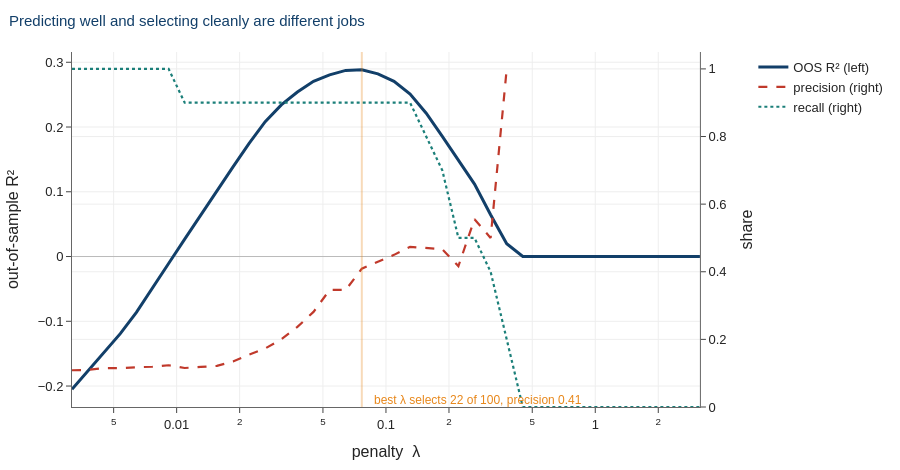

This figure's notebook cell:
### Markdown cell above
---
## 3. What does the lasso actually select?

The claim that "regularisation performs feature selection" is repeated everywhere.
Let us test it, using the fact that we know the answer.

For each penalty we record three things:

- **out-of-sample $R^2$** — how well it predicts;
- **precision** — of the variables it selected, what share are genuinely non-zero;
- **recall** — of the genuinely non-zero variables, what share did it find.

### Code cell
sweep = sweep_penalty(sample, model="lasso")
plot_precision_recall(sweep, n_features=100,
                      title="Predicting well and selecting cleanly are different jobs")

### Figure 1 — Plotly figure (JSON) as saved in the notebook; plotly's stock layout.template omitted (floating-point values rounded to 4 significant figures)
{"data": [{"line": {"color": "#123F69", "width": 3}, "mode": "lines", "name": "OOS R² (left)", "type": "scatter", "x": [0.003162, 0.003775, 0.004507, 0.00538, 0.006422, 0.007667, 0.009152, 0.01093, 0.01304, 0.01557, 0.01859, 0.02219, 0.02649, 0.03162, 0.03775, 0.04507, 0.0538, 0.06422, 0.07667, 0.09152, 0.1093, 0.1304, 0.1557, 0.1859, 0.2219, 0.2649, 0.3162, 0.3775, 0.4507, 0.538, 0.6422, 0.7667, 0.9152, 1.093, 1.304, 1.557, 1.859, 2.219, 2.649, 3.162], "xaxis": "x", "y": [-0.205, -0.1763, -0.1483, -0.1191, -0.08628, -0.04949, -0.01073, 0.02684, 0.06432, 0.1013, 0.1385, 0.1746, 0.2084, 0.2342, 0.2541, 0.2707, 0.2806, 0.2875, 0.2885, 0.2821, 0.2705, 0.251, 0.2214, 0.1857, 0.1494, 0.1119, 0.06454, 0.01991, 0.0, 0.0, 0.0, 0.0, 0.0, 0.0, 0.0, 0.0, 0.0, 0.0, 0.0, 0.0], "yaxis": "y"}, {"line": {"color": "#C0392B", "dash": "dash", "width": 2.2}, "mode": "lines", "name": "precision (right)", "type": "scatter", "x": [0.003162, 0.003775, 0.004507, 0.00538, 0.006422, 0.007667, 0.009152, 0.01093, 0.01304, 0.01557, 0.01859, 0.02219, 0.02649, 0.03162, 0.03775, 0.04507, 0.0538, 0.06422, 0.07667, 0.09152, 0.1093, 0.1304, 0.1557, 0.1859, 0.2219, 0.2649, 0.3162, 0.3775, 0.4507, 0.538, 0.6422, 0.7667, 0.9152, 1.093, 1.304, 1.557, 1.859, 2.219, 2.649, 3.162], "xaxis": "x", "y": [0.1087, 0.1099, 0.1149, 0.1149, 0.1176, 0.119, 0.1235, 0.1154, 0.1184, 0.1216, 0.1343, 0.1552, 0.1731, 0.2, 0.2368, 0.2812, 0.3462, 0.3462, 0.4091, 0.4286, 0.45, 0.4737, 0.4706, 0.4667, 0.4167, 0.5556, 0.5, 1.0, NaN, NaN, NaN, NaN, NaN, NaN, NaN, NaN, NaN, NaN, NaN, NaN], "yaxis": "y2"}, {"line": {"color": "#1B7F79", "dash": "dot", "width": 2.2}, "mode": "lines", "name": "recall (right)", "type": "scatter", "x": [0.003162, 0.003775, 0.004507, 0.00538, 0.006422, 0.007667, 0.009152, 0.01093, 0.01304, 0.01557, 0.01859, 0.02219, 0.02649, 0.03162, 0.03775, 0.04507, 0.0538, 0.06422, 0.07667, 0.09152, 0.1093, 0.1304, 0.1557, 0.1859, 0.2219, 0.2649, 0.3162, 0.3775, 0.4507, 0.538, 0.6422, 0.7667, 0.9152, 1.093, 1.304, 1.557, 1.859, 2.219, 2.649, 3.162], "xaxis": "x", "y": [1.0, 1.0, 1.0, 1.0, 1.0, 1.0, 1.0, 0.9, 0.9, 0.9, 0.9, 0.9, 0.9, 0.9, 0.9, 0.9, 0.9, 0.9, 0.9, 0.9, 0.9, 0.9, 0.8, 0.7, 0.5, 0.5, 0.4, 0.2, 0.0, 0.0, 0.0, 0.0, 0.0, 0.0, 0.0, 0.0, 0.0, 0.0, 0.0, 0.0], "yaxis": "y2"}], "layout": {"annotations": [{"font": {"color": "#E8871A", "size": 12}, "showarrow": false, "text": "best λ selects 22 of 100, precision 0.41", "x": -1.115, "xanchor": "left", "xshift": 10, "y": 0.02, "yref": "y2"}], "font": {"family": "Helvetica, Arial, sans-serif", "size": 13}, "height": 470, "margin": {"b": 60, "l": 70, "r": 30, "t": 52}, "shapes": [{"line": {"color": "#E8871A", "width": 2}, "type": "line", "x0": 0.07667, "x1": 0.07667, "xref": "x", "y0": 0, "y1": 1, "yref": "y domain"}], "title": {"font": {"color": "#123F69", "size": 15}, "text": "Predicting well and selecting cleanly are different jobs", "x": 0.01, "xanchor": "left"}, "xaxis": {"anchor": "y", "domain": [0, 0.94], "gridcolor": "#EEEEEE", "linecolor": "#666666", "showgrid": true, "ticks": "outside", "title": {"text": "penalty  λ"}, "type": "log", "zeroline": false}, "yaxis": {"anchor": "x", "domain": [0, 1], "gridcolor": "#EEEEEE", "linecolor": "#666666", "showgrid": true, "ticks": "outside", "title": {"text": "out-of-sample R²"}, "zeroline": true, "zerolinecolor": "#BBBBBB"}, "yaxis2": {"anchor": "x", "gridcolor": "#EEEEEE", "linecolor": "#666666", "overlaying": "y", "range": [0, 1.05], "showgrid": true, "side": "right", "ticks": "outside", "title": {"text": "share"}, "zeroline": true, "zerolinecolor": "#BBBBBB"}}}
